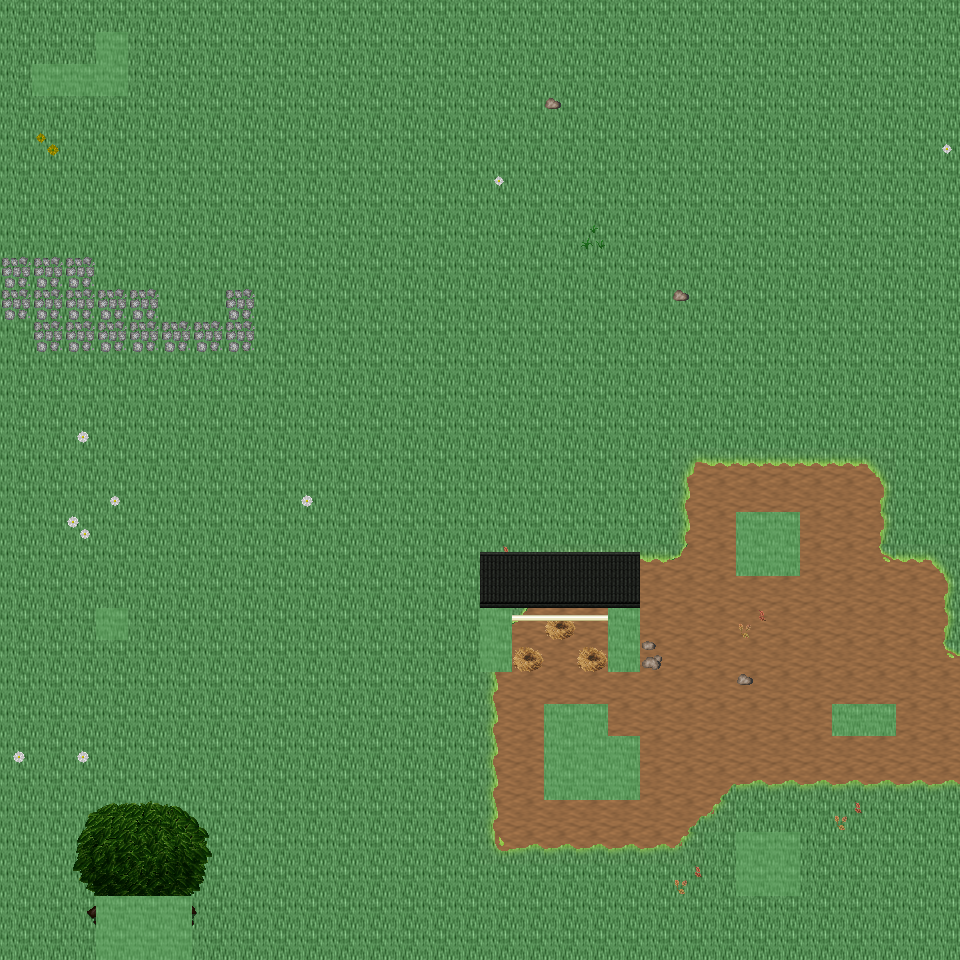

A 2D game scene composited from a Tiled map and its tileset images. What follows is a short description and the map's XML, with each tile layer's data collapsed to a summary:
An orthogonal 30x30 tile map with 32x32 px tiles, 6 tile layers (Ground, Object, Object2, Above, ...), 35 tilesets and 4 objects (4x mapExit).

<map version="1.0" orientation="orthogonal" renderorder="right-down" width="30" height="30" tilewidth="32" tileheight="32" nextobjectid="5">
  <tileset firstgid="1" name="tileset_ground_ground" tilewidth="32" tileheight="32" tilecount="33" columns="3">
    <image source="../drawable/tileset_ground_ground.png" width="96" height="352" />
  </tileset>
  <tileset firstgid="34" name="tileset_ground_ice_ice" tilewidth="32" tileheight="32" tilecount="3" columns="3">
    <image source="../drawable/tileset_ground_ice_ice.png" width="96" height="32" />
  </tileset>
  <tileset firstgid="37" name="tileset_plant_flower_daisy_white" tilewidth="32" tileheight="32" tilecount="8" columns="2">
    <image source="../drawable/tileset_plant_flower_daisy_white.png" width="64" height="128" />
  </tileset>
  <tileset firstgid="45" name="tileset_ground_rock_pebbles" tilewidth="32" tileheight="32" tilecount="3" columns="1">
    <image source="../drawable/tileset_ground_rock_pebbles.png" width="32" height="96" />
  </tileset>
  <tileset firstgid="48" name="tileset_plant_grasses" tilewidth="32" tileheight="32" tilecount="6" columns="3">
    <image source="../drawable/tileset_plant_grasses.png" width="96" height="64" />
  </tileset>
  <tileset firstgid="54" name="tileset_plant_leaves" tilewidth="32" tileheight="32" tilecount="8" columns="4">
    <image source="../drawable/tileset_plant_leaves.png" width="128" height="64" />
  </tileset>
  <tileset firstgid="62" name="tileset_ground_grass_edges" tilewidth="32" tileheight="32" tilecount="36" columns="12">
    <image source="../drawable/tileset_ground_grass_edges.png" width="384" height="96" />
  </tileset>
  <tileset firstgid="98" name="tileset_plant_flower_daisy_yellow" tilewidth="32" tileheight="32" tilecount="8" columns="2">
    <image source="../drawable/tileset_plant_flower_daisy_yellow.png" width="64" height="128" />
  </tileset>
  <tileset firstgid="106" name="tileset_plant_bush_bushes" tilewidth="32" tileheight="32" tilecount="10" columns="5">
    <image source="../drawable/tileset_plant_bush_bushes.png" width="160" height="64" />
  </tileset>
  <tileset firstgid="116" name="tileset_plant_stump_stump_brown" tilewidth="32" tileheight="32" tilecount="4" columns="2">
    <image source="../drawable/tileset_plant_stump_stump_brown.png" width="64" height="64" />
  </tileset>
  <tileset firstgid="120" name="tileset_plant_stump_stump_green" tilewidth="32" tileheight="32" tilecount="4" columns="2">
    <image source="../drawable/tileset_plant_stump_stump_green.png" width="64" height="64" />
  </tileset>
  <tileset firstgid="124" name="tileset_item_pot_pot_golden" tilewidth="32" tileheight="32" tilecount="4" columns="4">
    <image source="../drawable/tileset_item_pot_pot_golden.png" width="128" height="32" />
  </tileset>
  <tileset firstgid="128" name="tileset_plant_tree_tree_darkgreen" tilewidth="32" tileheight="32" tilecount="88" columns="8">
    <image source="../drawable/tileset_plant_tree_tree_darkgreen.png" width="256" height="352" />
  </tileset>
  <tileset firstgid="216" name="tileset_plant_flower_daisy_blue" tilewidth="32" tileheight="32" tilecount="8" columns="2">
    <image source="../drawable/tileset_plant_flower_daisy_blue.png" width="64" height="128" />
  </tileset>
  <tileset firstgid="224" name="tileset_ground_water_water_bubbles" tilewidth="32" tileheight="32" tilecount="32" columns="8">
    <image source="../drawable/tileset_ground_water_water_bubbles.png" width="256" height="128" />
  </tileset>
  <tileset firstgid="256" name="tileset_ground_water_pool" tilewidth="32" tileheight="32" tilecount="72" columns="3">
    <image source="../drawable/tileset_ground_water_pool.png" width="96" height="768" />
  </tileset>
  <tileset firstgid="328" name="tileset_building_castle" tilewidth="32" tileheight="32" tilecount="320" columns="20">
    <image source="../drawable/tileset_building_castle.png" width="640" height="512" />
  </tileset>
  <tileset firstgid="648" name="tileset_ground_cobbled_paving" tilewidth="32" tileheight="32" tilecount="1" columns="1">
    <image source="../drawable/tileset_ground_cobbled_paving.png" width="32" height="32" />
  </tileset>
  <tileset firstgid="649" name="tileset_ground_grass_corners" tilewidth="32" tileheight="32" tilecount="24" columns="6">
    <image source="../drawable/tileset_ground_grass_corners.png" width="192" height="128" />
  </tileset>
  <tileset firstgid="673" name="tileset_building_fence_fence_chunky" tilewidth="32" tileheight="32" tilecount="21" columns="3">
    <image source="../drawable/tileset_building_fence_fence_chunky.png" width="96" height="224" />
  </tileset>
  <tileset firstgid="694" name="tileset_item_sign_large" tilewidth="32" tileheight="32" tilecount="15" columns="5">
    <image source="../drawable/tileset_item_sign_large.png" width="160" height="96" />
  </tileset>
  <tileset firstgid="709" name="tileset_building_decoration_fancy_gate" tilewidth="32" tileheight="32" tilecount="12" columns="3">
    <image source="../drawable/tileset_building_decoration_fancy_gate.png" width="96" height="128" />
  </tileset>
  <tileset firstgid="721" name="tileset_logic_creature_rodent" tilewidth="32" tileheight="32" tilecount="8" columns="8">
    <image source="../drawable/tileset_logic_creature_rodent.png" width="256" height="32" />
  </tileset>
  <tileset firstgid="729" name="tileset_logic_creature_animal" tilewidth="32" tileheight="32" tilecount="32" columns="8">
    <image source="../drawable/tileset_logic_creature_animal.png" width="256" height="128" />
  </tileset>
  <tileset firstgid="761" name="tileset_logic_item_mushroom" tilewidth="32" tileheight="32" tilecount="6" columns="6">
    <image source="../drawable/tileset_logic_item_mushroom.png" width="192" height="32" />
  </tileset>
  <tileset firstgid="767" name="tileset_logic_item_sheepfood" tilewidth="32" tileheight="32" tilecount="1" columns="1">
    <image source="../drawable/tileset_logic_item_sheepfood.png" width="32" height="32" />
  </tileset>
  <tileset firstgid="768" name="tileset_logic_collision" tilewidth="32" tileheight="32" tilecount="1" columns="1">
    <image source="../drawable/tileset_logic_collision.png" width="32" height="32" />
  </tileset>
  <tileset firstgid="769" name="tileset_logic_protection" tilewidth="32" tileheight="32" tilecount="2" columns="2">
    <image source="../drawable/tileset_logic_protection.png" width="64" height="32" />
  </tileset>
  <tileset firstgid="771" name="tileset_ground_green_paving" tilewidth="32" tileheight="32" tilecount="18" columns="3">
    <image source="../drawable/tileset_ground_green_paving.png" width="96" height="192" />
  </tileset>
  <tileset firstgid="789" name="tileset_item_hen_nest" tilewidth="32" tileheight="32" tilecount="1" columns="1">
    <image source="../drawable/tileset_item_hen_nest.png" width="32" height="32" />
  </tileset>
  <tileset firstgid="790" name="tileset_logic_item_dairy" tilewidth="32" tileheight="32" tilecount="1" columns="1">
    <image source="../drawable/tileset_logic_item_dairy.png" width="32" height="32" />
  </tileset>
  <tileset firstgid="791" name="tileset_light_door_light_ew" tilewidth="32" tileheight="32" tilecount="18" columns="6">
    <image source="../drawable/tileset_light_door_light_ew.png" width="192" height="96" />
  </tileset>
  <tileset firstgid="809" name="tileset_building_barnyard" tilewidth="32" tileheight="32" tilecount="200" columns="8">
    <image source="../drawable/tileset_building_barnyard.png" width="256" height="800" />
  </tileset>
  <tileset firstgid="1009" name="tileset_logic_creature_reptile" tilewidth="32" tileheight="32" tilecount="7" columns="7">
    <image source="../drawable/tileset_logic_creature_reptile.png" width="224" height="32" />
  </tileset>
  <tileset firstgid="1016" name="tileset_logic_creature_fowl" tilewidth="32" tileheight="32" tilecount="6" columns="6">
    <image source="../drawable/tileset_logic_creature_fowl.png" width="192" height="32" />
  </tileset>
  <layer name="Ground" width="30" height="30">
    <data>[900 cells, 900 non-empty, 2 distinct tile ids]</data>
  </layer>
  <layer name="Object" width="30" height="30">
    <data>[900 cells, 101 non-empty, 32 distinct tile ids]</data>
  </layer>
  <layer name="Object2" width="30" height="30">
    <data>[900 cells, 15 non-empty, 9 distinct tile ids]</data>
  </layer>
  <layer name="Above" width="30" height="30">
    <data>[900 cells, 33 non-empty, 27 distinct tile ids]</data>
  </layer>
  <layer name="Above2" width="30" height="30">
    <data>[900 cells, 0 non-empty, 0 distinct tile ids]</data>
  </layer>
  <layer name="Walkable" width="30" height="30">
    <data>[900 cells, 33 non-empty, 1 distinct tile ids]</data>
  </layer>
  <objectgroup name="MapEvents">
    <object id="1" name="north" type="mapExit" x="0" y="0" width="960" height="32">
      <properties>
        <property name="map" value="level_0_x106_y42" />
        <property name="x" value="0" />
        <property name="y" value="28" />
      </properties>
    </object>
    <object id="2" name="south" type="mapExit" x="0" y="928" width="96" height="32">
      <properties>
        <property name="map" value="level_0_x106_y44" />
        <property name="x" value="0" />
        <property name="y" value="1" />
      </properties>
    </object>
    <object id="3" name="south2" type="mapExit" x="192" y="928" width="768" height="32">
      <properties>
        <property name="map" value="level_0_x106_y44" />
        <property name="x" value="6" />
        <property name="y" value="1" />
      </properties>
    </object>
    <object id="4" name="west" type="mapExit" x="0" y="0" width="32" height="960">
      <properties>
        <property name="map" value="level_0_x105_y43" />
        <property name="x" value="28" />
        <property name="y" value="0" />
      </properties>
    </object>
  </objectgroup>
</map>
